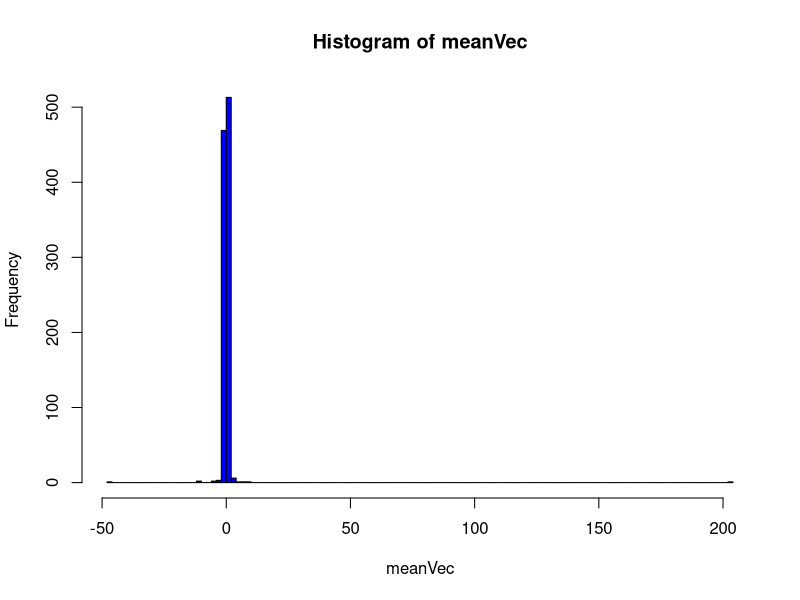
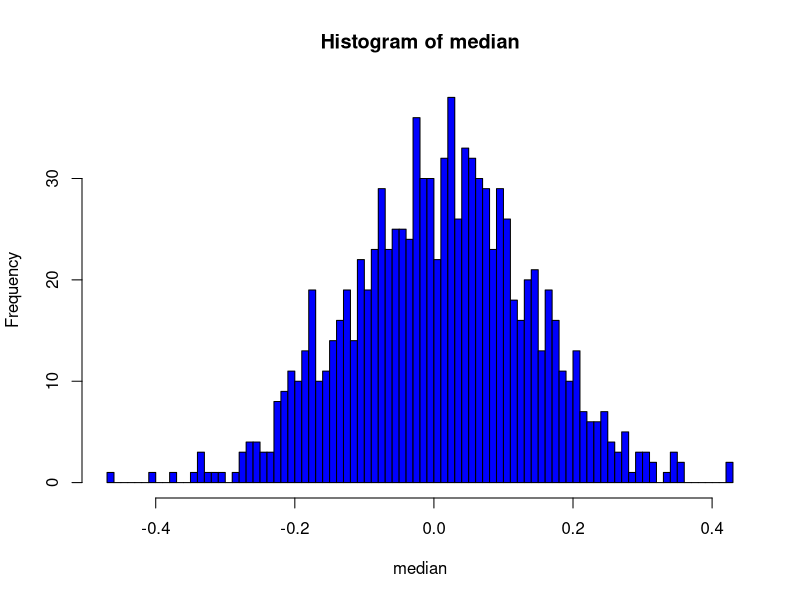
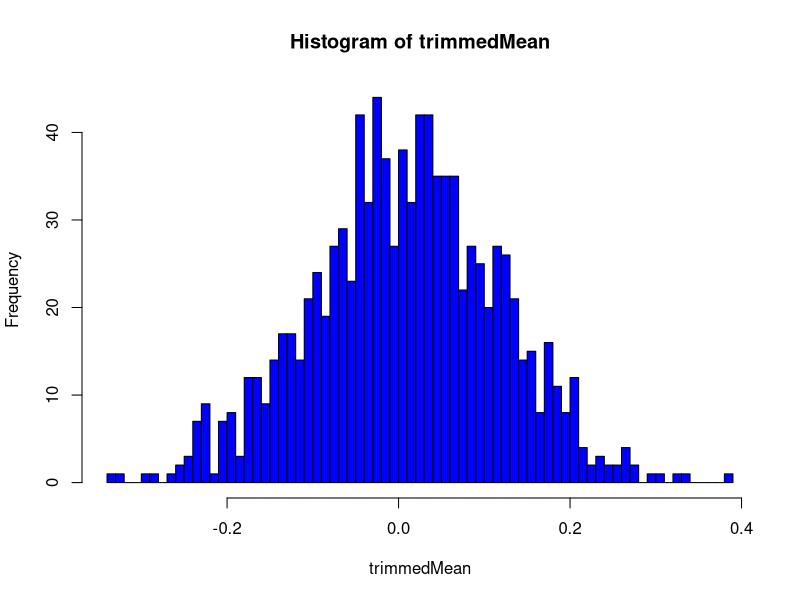

These charts were generated, in order, by the following R code:



alpha = 0.1
k = 100*alpha
median <- rep(0,1000)
trimmedMean <- rep(0,1000)
meanVec <- c()
for (j in seq(1,1000))
{
  sample <- c()
  for (i in seq(1,100))
  {
    if (runif(1) <= 0.95)
      sample = append(sample,rnorm(1))
    else
      sample = append(sample,rcauchy(1,0))
  }
  sample <- sort(sample)
  median[j] <- median(sample)
  trimmedMean[j] <- mean(sample[(k+1):(100-k)])
  meanVec <- append(meanVec,mean(sample))
}
meanVec = sort(meanVec)
trimmedMean = sort(trimmedMean)
median = sort(median)

hist(meanVec, col = "blue",100)
hist(median, col = "blue",100)
hist(trimmedMean, col = "blue",100)

cat(" 25 and 975 of mean",meanVec[25]," ",meanVec[975])
cat(" 25 and 975 of trimmedmean",trimmedMean[25]," ",trimmedMean[975])
cat(" 25 and 975 of median",median[25]," ",median[975])
